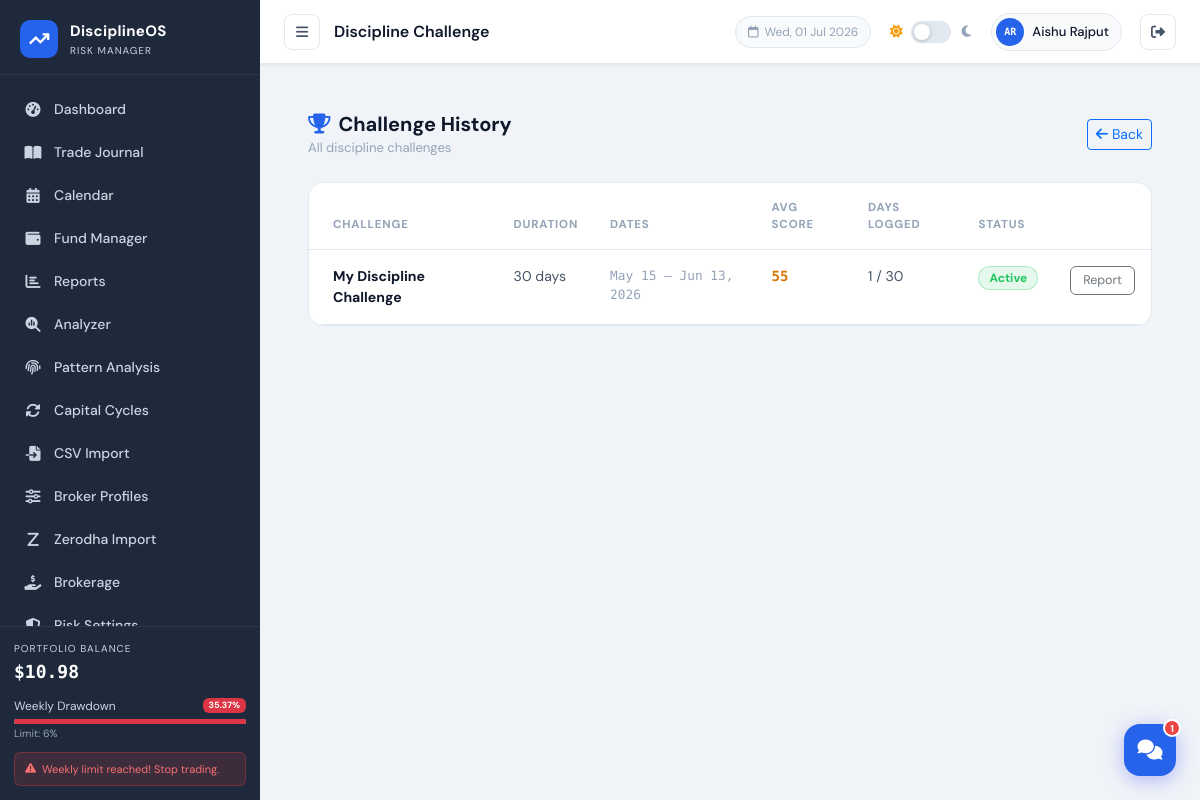
Screenshot of /pages/challenge.php?view=history (signed in) with the database file from the repository.
### tables this page shows
CREATE TABLE `users` (
  `id` int NOT NULL,
  `name` varchar(100) NOT NULL,
  `email` varchar(150) NOT NULL,
  `password` varchar(255) NOT NULL,
  `initial_balance` decimal(15,2) DEFAULT '10000.00',
  `currency` varchar(10) NOT NULL DEFAULT 'USD',
  `role` enum('user','admin') NOT NULL DEFAULT 'user',
  `last_login_at` datetime DEFAULT NULL,
  `last_active_at` datetime DEFAULT NULL,
  `login_count` int NOT NULL DEFAULT '0',
  `daily_loss_pct` decimal(5,2) DEFAULT NULL,
  `weekly_loss_pct` decimal(5,2) DEFAULT NULL,
  `warning_threshold_pct` decimal(5,2) DEFAULT NULL,
  `profit_lock_mode` tinyint DEFAULT NULL,
  `max_trades_per_day` int DEFAULT NULL,
  `max_risk_per_trade_pct` decimal(5,2) DEFAULT NULL,
  `signup_ip` varchar(45) DEFAULT NULL,
  `created_at` timestamp NOT NULL DEFAULT CURRENT_TIMESTAMP
);

CREATE TABLE `challenges` (
  `id` int NOT NULL,
  `user_id` int NOT NULL DEFAULT '1',
  `title` varchar(150) NOT NULL DEFAULT 'My Discipline Challenge',
  `duration_days` int NOT NULL DEFAULT '30',
  `start_date` date NOT NULL,
  `end_date` date NOT NULL,
  `status` enum('active','completed','abandoned') NOT NULL DEFAULT 'active',
  `starting_capital` decimal(15,2) NOT NULL DEFAULT '0.00',
  `max_risk_per_trade_pct` decimal(5,2) NOT NULL DEFAULT '2.00',
  `max_daily_loss_pct` decimal(5,2) NOT NULL DEFAULT '5.00',
  `max_trades_per_day` tinyint NOT NULL DEFAULT '3',
  `min_risk_reward` decimal(4,1) NOT NULL DEFAULT '2.0',
  `session_start` time DEFAULT NULL,
  `session_end` time DEFAULT NULL,
  `total_xp` int NOT NULL DEFAULT '0',
  `level` tinyint NOT NULL DEFAULT '1',
  `created_at` timestamp NULL DEFAULT CURRENT_TIMESTAMP
);

### pages/challenge.php (the view, shortened to what the rows shown need)
<?php
require_once '../config/db.php';
$rootPath  = '../';
$userId = getCurrentUserId();
$db        = getDB();
$allStmt = $db->prepare("SELECT c.*, COALESCE(AVG(cd.discipline_score),0) as avg_score, COUNT(cd.id) as days_logged FROM challenges c LEFT JOIN challenge_days cd ON cd.challenge_id=c.id AND cd.result IS NOT NULL WHERE c.user_id=? GROUP BY c.id ORDER BY c.created_at DESC");
$allStmt->execute([$userId]);
$allChallenges = $allStmt->fetchAll();
$viewMode = $_GET['view'] ?? 'default';
include '../includes/header.php';
?>
<div class="container-fluid px-3 px-md-4 py-4">
<?php if ($viewMode === 'history'): ?>
<?php if (empty($allChallenges)): ?>
<div class="chal-card text-center py-5">
    <div style="font-size:3rem;margin-bottom:12px">🏆</div>
    <div style="font-size:1.1rem;font-weight:700;color:var(--text-primary)">No challenges yet</div>
    <div style="color:var(--text-muted);margin-top:6px"><a href="challenge.php">Start your first challenge</a></div>
</div>
<?php else: ?>
<div class="chal-card p-0" style="overflow:hidden">
<table class="table table-hover mb-0" style="font-size:.88rem">
    <thead><tr style="background:var(--bg-base);border-bottom:1px solid var(--border)">
        <th class="px-4 py-3" style="font-size:.72rem;text-transform:uppercase;letter-spacing:.07em;color:var(--text-muted);font-weight:700">Challenge</th>
        <th class="px-3 py-3" style="font-size:.72rem;text-transform:uppercase;letter-spacing:.07em;color:var(--text-muted);font-weight:700">Duration</th>
        <th class="px-3 py-3" style="font-size:.72rem;text-transform:uppercase;letter-spacing:.07em;color:var(--text-muted);font-weight:700">Dates</th>
        <th class="px-3 py-3" style="font-size:.72rem;text-transform:uppercase;letter-spacing:.07em;color:var(--text-muted);font-weight:700">Avg Score</th>
        <th class="px-3 py-3" style="font-size:.72rem;text-transform:uppercase;letter-spacing:.07em;color:var(--text-muted);font-weight:700">Days Logged</th>
        <th class="px-3 py-3" style="font-size:.72rem;text-transform:uppercase;letter-spacing:.07em;color:var(--text-muted);font-weight:700">Status</th>
        <th class="px-3 py-3"></th>
    </tr></thead>
    <tbody>
    <?php foreach ($allChallenges as $ch): ?>
    <tr style="border-bottom:1px solid var(--border)">
        <td class="px-4 py-3" style="font-weight:700;color:var(--text-primary)"><?= htmlspecialchars($ch['title']) ?></td>
        <td class="px-3 py-3" style="color:var(--text-secondary)"><?= $ch['duration_days'] ?> days</td>
        <td class="px-3 py-3" style="color:var(--text-muted);font-size:.8rem;font-family:'DM Mono',monospace"><?= date('M j', strtotime($ch['start_date'])) ?> – <?= date('M j, Y', strtotime($ch['end_date'])) ?></td>
        <td class="px-3 py-3"><span style="font-family:'DM Mono',monospace;font-weight:700;color:<?= $ch['avg_score']>=70?'var(--profit)':($ch['avg_score']>=40?'var(--warning)':'var(--loss)') ?>"><?= round($ch['avg_score']) ?></span></td>
        <td class="px-3 py-3" style="color:var(--text-secondary)"><?= $ch['days_logged'] ?> / <?= $ch['duration_days'] ?></td>
        <td class="px-3 py-3"><span class="history-badge hb-<?= $ch['status'] ?>"><?= ucfirst($ch['status']) ?></span></td>
        <td class="px-3 py-3 text-end"><a href="challenge_report.php?challenge_id=<?= $ch['id'] ?>" class="btn btn-xs btn-outline-secondary" style="font-size:.78rem;padding:4px 12px">Report</a></td>
    </tr>
    <?php endforeach; ?>
    </tbody>
</table>
</div>
<?php endif; ?>
<?php endif; ?>
</div>
<?php include '../includes/footer.php'; ?>

### includes/header.php (shortened to what the rows shown need)
<?php
$currentPage = basename($_SERVER['PHP_SELF'], '.php');
?>
<!DOCTYPE html>
<html lang="en" data-theme="light">
<head>
    <link href="https://cdn.jsdelivr.net/npm/bootstrap@5.3.2/dist/css/bootstrap.min.css" rel="stylesheet">
    <link href="https://cdnjs.cloudflare.com/ajax/libs/font-awesome/6.5.0/css/all.min.css" rel="stylesheet">
    <link href="<?= $rootPath ?? '' ?>assets/css/style.css?v=1.0.2" rel="stylesheet">
</head>
<body>
        <?php if (isAdmin()): ?>
        <div style="margin:12px 16px;border-top:1px solid rgba(255,255,255,.07)"></div>
        <div style="font-size:10px;font-weight:700;letter-spacing:.08em;color:rgba(250,204,21,.7);text-transform:uppercase;padding:4px 20px 2px">
            <i class="fas fa-shield-halved me-1" style="color:rgba(250,204,21,.7)"></i>Admin Only
        </div>
        <a href="<?= $rootPath ?? '' ?>pages/admin.php" class="nav-item <?= $currentPage === 'admin' ? 'active' : '' ?>" style="margin:2px 12px;border-radius:8px">
            <i class="fas fa-chart-line" style="color:rgba(250,204,21,.8)"></i><span style="font-weight:700">User Analytics</span>
        </a>
        <a href="<?= $rootPath ?? '' ?>demo/index.php" class="nav-item" style="background:linear-gradient(135deg,rgba(124,58,237,.12),rgba(37,99,235,.12));border:1px solid rgba(124,58,237,.25);margin:4px 12px;border-radius:8px;padding:10px 14px">
            <i class="fas fa-flask-vial" style="color:var(--accent-purple)"></i><span style="font-weight:700">Demo Trading</span>
        </a>
        <a href="<?= $rootPath ?? '' ?>india/index.php" class="nav-item" style="background:linear-gradient(135deg,rgba(255,153,51,.12),rgba(19,136,8,.12));border:1px solid rgba(255,153,51,.25);margin:4px 12px;border-radius:8px;padding:10px 14px">
            <span style="font-size:16px;margin-right:2px">🇮🇳</span><span style="font-weight:700">India Market</span>
        </a>
        <?php endif; ?>
<div class="main-wrapper" id="mainWrapper">
    <header class="top-bar">
        <div class="topbar-right">
            <?php
            $__loggedUser = getLoggedInUser();
            $__uname      = $__loggedUser['name'] ?? ($_SESSION['user_name'] ?? 'User');
            $__words      = array_filter(explode(' ', $__uname));
            $__initials   = strtoupper(implode('', array_map(fn($w) => $w[0], $__words)));
            $__initials   = substr($__initials, 0, 2);
            ?>
            <div class="user-chip" style="cursor:pointer" title="Account Settings"
                 onclick="window.location='<?= $rootPath ?? '' ?>pages/account.php'">
                <div class="user-avatar"><?= htmlspecialchars($__initials) ?></div>
                <span><?= htmlspecialchars($__uname) ?></span>
            </div>
        </div>
    </header>
    <div class="page-content">

### rows the page displays
users: name "AR", name "Aishu Rajput"
challenges: title "My Discipline Challenge", duration_days "30", start_date "May 15", end_date "Jun 13, 2026", avg_score "55", days_logged "1", status "Active"

### other values shown
APP_NAME "DisciplineOS"
formatUSD($balance) "$10.98"
$weeklyDD "35.37"
$titles[$currentPage] "Discipline Challenge"
